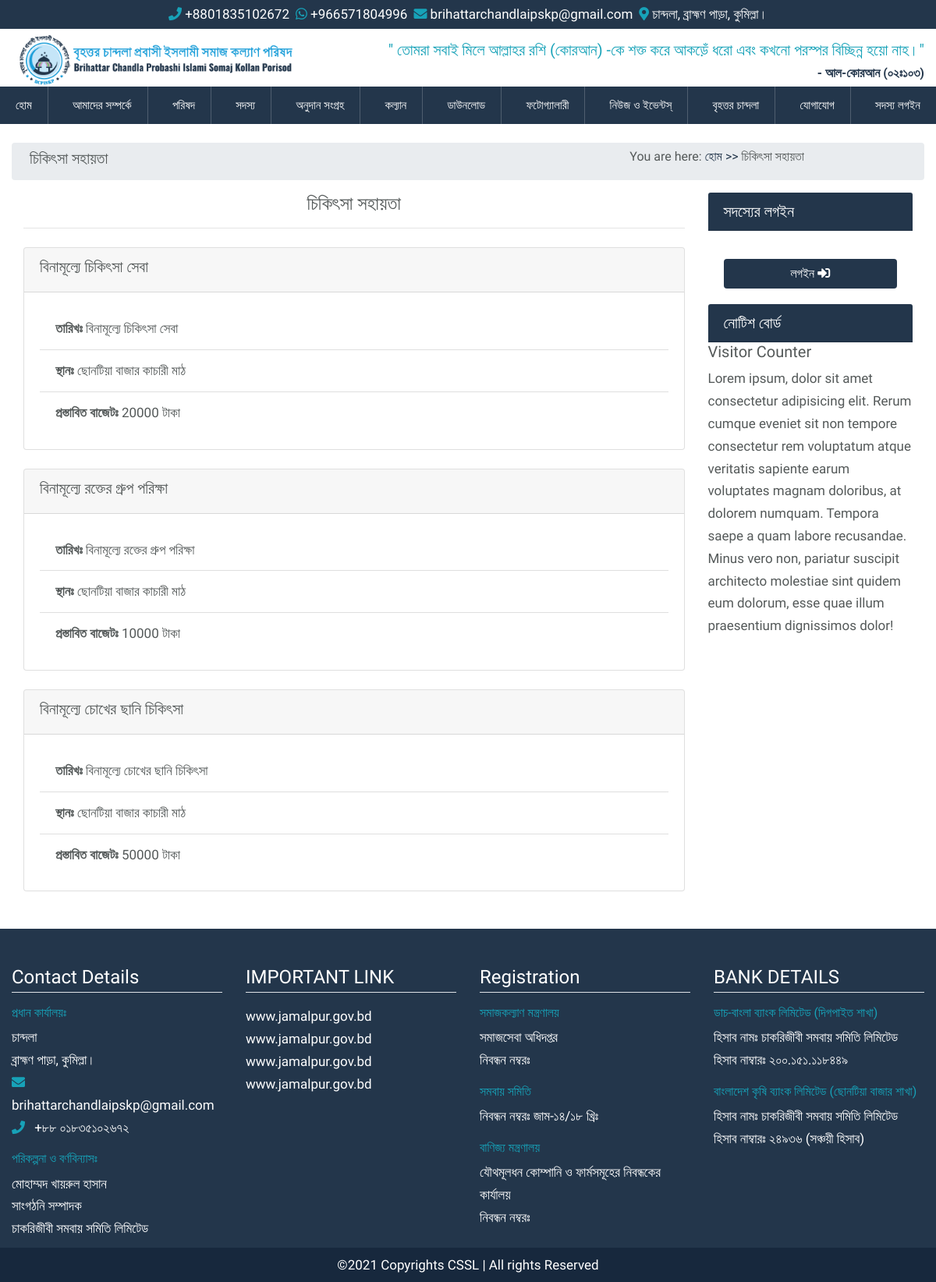
/treatment, run on the app's committed database.
### src/models.py (models this page shows, shortened)
class MedicalAssistance(models.Model):
    name = models.CharField(max_length=255)
    date = models.DateField(blank=True, null=True)
    venue = models.CharField(max_length=255, blank=True, null=True, default="")
    budget = models.PositiveIntegerField(blank=True, null=True, default=0)
    description = models.TextField(blank=True, null=True, default="")
    is_active = models.BooleanField(default=True, blank=True, null=True)
    created_at = models.DateTimeField(auto_now_add=True)
    updated_at = models.DateTimeField(auto_now=True)

### src/views.py (the view)
# urls.py: path("treatment", treatment, name="treatment"),
def treatment(request):
    treatments = MedicalAssistance.objects.filter(is_active=True)
    context = {"treatments": treatments}
    return render(request, "pages/development/treatment.html", context)

### templates/pages/development/treatment.html (shortened to what this page needs)
{% extends 'base.html' %}
{% load static %}
{% block content %}
<div class="container-fluid">
    <div class="row breadcrumb p-2">
        <div class="col-md-8">
            <h5>চিকিৎসা সহায়তা</h5>
        </div>
        <div class="col-md-4">
            <h6>You are here: <a href="{% url 'home' %}">হোম >></a> চিকিৎসা সহায়তা</h6>
        </div>
    </div>
    <div class="row">
        <div class="intro-main col-md-9">
            <h4 class="text-center">চিকিৎসা সহায়তা</h4>
            <hr>
            {% for treatment in treatments %}
            <div class="card mt-4">
                <div class="card-header">
                    <h5>{{ treatment.name }}</h5>
                </div>
                <div class="card-body">
                    <ul class="list-group-flush">
                        <li class="list-group-item"><strong>তারিখঃ</strong> {{ treatment.name }}</li>
                        <li class="list-group-item"><strong>স্থানঃ</strong> {{ treatment.venue }}</li>
                        <li class="list-group-item"><strong>প্রস্তাবিত বাজেটঃ</strong> {{ treatment.budget }} টাকা</li>
                    </ul>
                </div>
            </div>
            {% endfor %}
        </div>
        <div class="intro-right col-md-3">
            <div class="member-login">
                {% include "snippets/member_login.html" %}
            </div>
            <div class="notice-board">
                {% include "snippets/notice_board.html" %}
            </div>
            <div class="visitor-count">
                {% include "snippets/visitor_count.html" %}
            </div>
        </div>
    </div>
</div>
{% endblock content %}

### static/css/style_backup.css (style rules this page uses)
body { margin: 0; padding: 0; font-family: 'Baloo Da 2', cursive; font-size: 17px; line-height: 1.8rem; color: #545959; }

### static/css/main.css (style rules this page uses)
:root { --mainColor: #23364B; --darkBlue: #17283d; }
ul { list-style: none; margin: 0 !important; padding: 0 !important; }

### data on the page
MedicalAssistance: name "বিনামূল্যে চিকিৎসা সেবা", venue "ছোনটিয়া বাজার কাচারী মাঠ", budget "20000"
MedicalAssistance: name "বিনামূল্যে রক্তের গ্রুপ পরিক্ষা", venue "ছোনটিয়া বাজার কাচারী মাঠ", budget "10000"
MedicalAssistance: name "বিনামূল্যে চোখের ছানি চিকিৎসা", venue "ছোনটিয়া বাজার কাচারী মাঠ", budget "50000"
